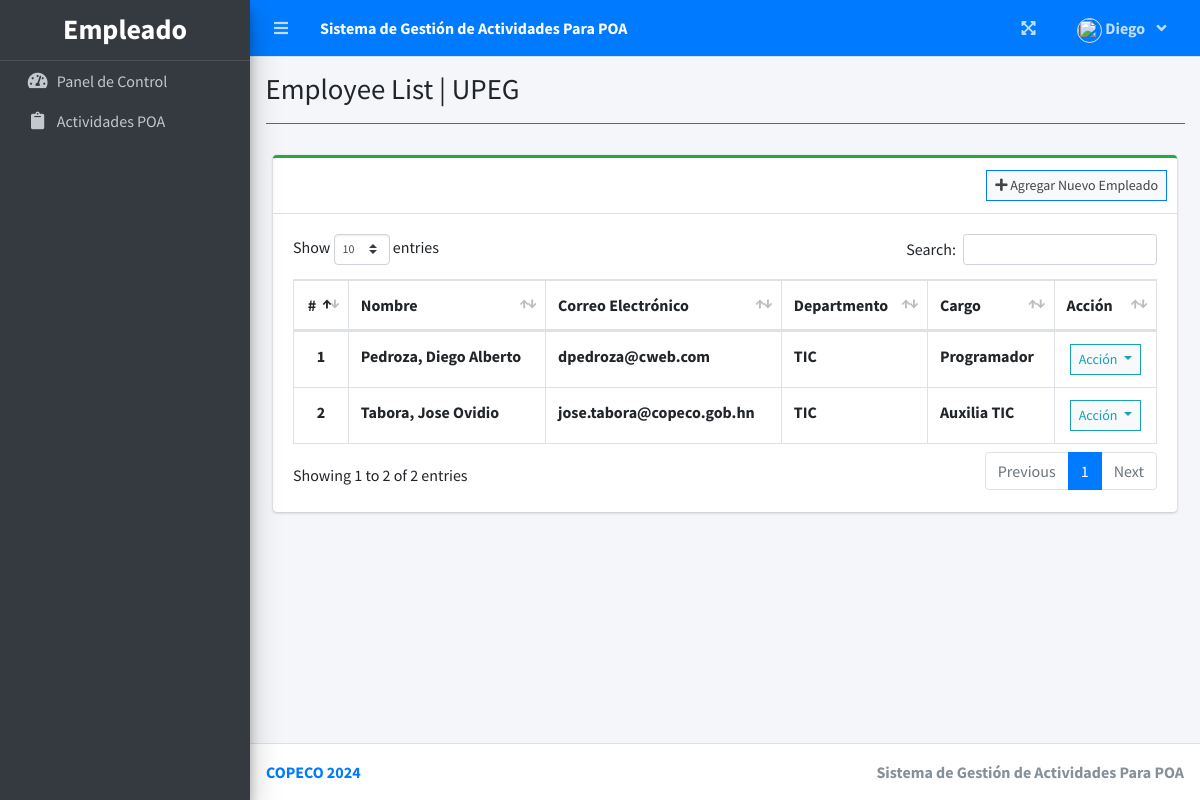
The page /index.php?page=employee_list (signed in) on the database its author committed.
### tables this page shows
CREATE TABLE `employee_list` (
  `id` int(30) NOT NULL,
  `employee_id` varchar(50) NOT NULL,
  `firstname` varchar(200) NOT NULL,
  `middlename` varchar(200) NOT NULL,
  `lastname` varchar(200) NOT NULL,
  `email` varchar(200) NOT NULL,
  `password` text NOT NULL,
  `department_id` int(30) NOT NULL,
  `designation_id` int(30) NOT NULL,
  `evaluator_id` int(30) NOT NULL,
  `avatar` text DEFAULT NULL,
  `date_created` datetime NOT NULL DEFAULT current_timestamp()
);

### employee_list.php (the view, shortened to what this page needs)
<?php include'db_connect.php' ?>
<div class="col-lg-12">
	<div class="card card-outline card-success">
		<div class="card-header">
			<div class="card-tools">
				<a class="btn btn-block btn-sm btn-default btn-flat border-primary" href="./index.php?page=new_employee"><i class="fa fa-plus"></i> Agregar Nuevo Empleado</a>
			</div>
		</div>
		<div class="card-body">
			<table class="table tabe-hover table-bordered" id="list">
				<thead>
					<tr>
						<th class="text-center">#</th>
						<th>Nombre</th>
						<th>Correo Electrónico</th>
						<th>Departmento</th>
						<th>Cargo</th>
						<th>Acción</th>
					</tr>
				</thead>
				<tbody>
					<?php
					$i = 1;
					$designations = $conn->query("SELECT * FROM designation_list ");
					$design_arr[0]= "Unset";
					while($row=$designations->fetch_assoc()){
						$design_arr[$row['id']] =$row['designation'];
					}
					$departments = $conn->query("SELECT * FROM department_list ");
					$dept_arr[0]= "Unset";
					while($row=$departments->fetch_assoc()){
						$dept_arr[$row['id']] =$row['department'];
					}
					$qry = $conn->query("SELECT *,concat(lastname,', ',firstname,' ',middlename) as name FROM employee_list order by concat(lastname,', ',firstname,' ',middlename) asc");
					while($row= $qry->fetch_assoc()):
					?>
					<tr>
						<th class="text-center"><?php echo $i++ ?></th>
						<td><b><?php echo ucwords($row['name']) ?></b></td>
						<td><b><?php echo $row['email'] ?></b></td>
						<td><b><?php echo isset($dept_arr[$row['department_id']]) ? $dept_arr[$row['department_id']] : 'Departamento Desconocido' ?></b></td>
						<td><b><?php echo isset($design_arr[$row['designation_id']]) ? $design_arr[$row['designation_id']] : 'Cargo Desconocido' ?></b></td>
						<td class="text-center">
							<button type="button" class="btn btn-default btn-sm btn-flat border-info wave-effect text-info dropdown-toggle" data-toggle="dropdown" aria-expanded="true">
		                      Acción
		                    </button>
						</td>
					</tr>
				<?php endwhile; ?>
				</tbody>
			</table>
		</div>
	</div>
</div>

### rows shown on the page
employee_list: name "Pedroza, Diego Alberto", email "dpedroza@cweb.com", department "TIC", designation "Programador"
employee_list: name "Tabora, Jose Ovidio", email "jose.tabora@copeco.gob.hn", department "TIC", designation "Auxilia TIC"

### other values the page prints
$_SESSION['system']['name'] "Sistema de Gestión de Actividades Para POA"
$_SESSION['login_firstname'] "Diego"
$title "Employee List"
